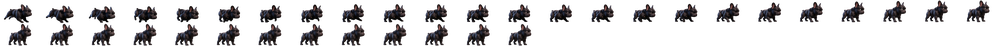
#> input picture bulldog3/stop-v3-lab/assets/stop.png, 1000 x 47 px, shrunk from 4272 x 200 before the run
$ python seam_check.py
#> lines starting #> are read from the running program, lines starting #| are printed output that depends on the picture; after the words box and inside, x2 and y2 are one past the last pixel; in counts of white or black regions, pixels touching at a corner belong together
#!/usr/bin/env python3
"""Compare atlas boundary frames for ROLL variant B; visual playback remains decisive."""
import json
from pathlib import Path
import numpy as np
from PIL import Image

ROOT=Path(__file__).resolve().parent
PATHS={
    'STOP':ROOT.parent/'stop-v3-lab/assets/stop.png',
    'START':ROOT.parent/'race-start-v3-lab/assets/rocky-start.png',
    'A':ROOT.parent/'roll-v3-lab/assets/rocky-roll.png',
    'B':ROOT/'assets/rocky-roll-B.png',
}
PAIRS=[('STOP',36,'A',0),('STOP',36,'B',0),('B',7,'B',8),
       ('B',13,'B',14),('B',127,'B',128),('B',128,'B',129),
       ('A',112,'A',113),('B',144,'START',0)]

def tile(name,n):
#> called with name = 'STOP', n = 36
    im=Image.open(PATHS[name]).convert('RGBA')
#> im is the input picture: PIL image 1000x47 RGBA; mean R, G, B, A 13.5, 12, 13.6, 49.5
    return np.asarray(im.crop(((n%24)*178,(n//24)*100,(n%24+1)*178,(n//24+1)*100)))
#> returned value: shape (100, 178, 4); every value is 0
#> call 2 of tile, with name = 'A', n = 0
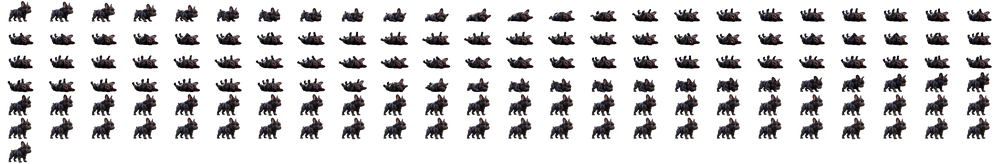
#> input picture bulldog3/roll-v3-lab/assets/rocky-roll.png, 1000 x 164 px, shrunk from 4272 x 700 before the run
#> in tile, im is the input picture: PIL image 1000x164 RGBA; mean R, G, B, A 14, 12, 13.4, 49.8

def metric(a,b):
    aa=a[:,:,3]>127;bb=b[:,:,3]>127;both=aa&bb
#> after `aa = a[:, :, 3] > 127`: aa: shape (100, 178) bool; every value is 0
#> after `bb = b[:, :, 3] > 127`:
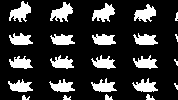
#> bb: shape (100, 178) bool; 19.7% white; 24 white regions (4 under 20 px), largest, box (x1, y1, x2, y2) and area: (9, 1, 31, 22) 248, (50, 2, 73, 22) 248, (92, 3, 115, 22) 242
    ya,xa=np.nonzero(aa);yb,xb=np.nonzero(bb)
#> after `ya, xa = np.nonzero(aa)`: ya = empty array; xa = empty array
#> after `yb, xb = np.nonzero(bb)`: yb = 3504 values from 1 to 99; xb = 3504 values, max 177 at index 476, min 8 at index 2606, mean 84.47
    return {'silhouetteIoU':round(float(both.sum()/max((aa|bb).sum(),1)),4),
            'centroidDeltaPx':[round(float(xb.mean()-xa.mean()),2),round(float(yb.mean()-ya.mean()),2)],
            'opaqueRGBMeanAbsError':round(float(np.abs(a[:,:,:3].astype(float)-b[:,:,:3].astype(float))[both].mean()),2) if both.any() else None}

data={f'{a} #{i} → {b} #{j}':metric(tile(a,i),tile(b,j)) for a,i,b,j in PAIRS}
#> call 4 of tile, with name = 'B', n = 0
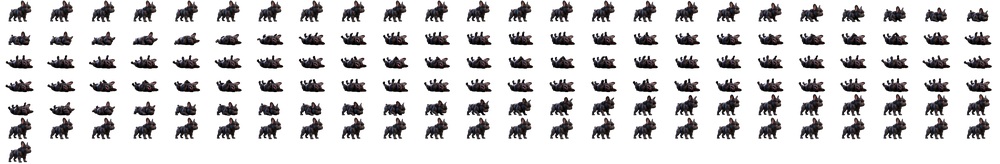
#> input picture bulldog3/roll-v3-rhythm-review/assets/rocky-roll-B.png, 1000 x 164 px, shrunk from 4272 x 700 before the run
#> in tile, im is the input picture: PIL image 1000x164 RGBA; mean R, G, B, A 13.9, 11.9, 13.2, 49.8
#> in metric (call 2), `bb = b[:, :, 3] > 127`:
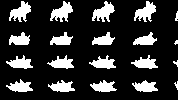
#> bb: shape (100, 178) bool; 19% white; 20 white regions (3 under 20 px), largest, box (x1, y1, x2, y2) and area: (92, 1, 115, 22) 255, (50, 1, 73, 22) 254, (9, 1, 31, 22) 249
#> in metric (call 2), `yb, xb = np.nonzero(bb)`: yb = 3389 values from 1 to 91; xb = 3389 values, max 177 at index 487, min 6 at index 1945, mean 84.02
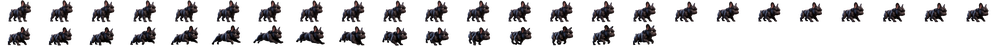
#> input picture bulldog3/race-start-v3-lab/assets/rocky-start.png, 1000 x 47 px, shrunk from 4272 x 200 before the run
#> in tile, im is the input picture: PIL image 1000x47 RGBA; mean R, G, B, A 14.4, 12.5, 14.3, 54.5
#> in tile (call 16), `return np.asarray(im.crop(((n%24)*178,(n//24)*100,(n%24+1)*178,(n//24+..`:
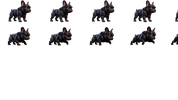
#> returned value: shape (100, 178, 4); mean of channels 0, 1, 2, 3 7.9, 6.9, 8, 29.4; transparent parts drawn white
#> in metric (call 8), `bb = b[:, :, 3] > 127`:
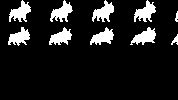
#> bb: shape (100, 178) bool; 11.5% white; 10 white regions, largest, box (x1, y1, x2, y2) and area: (92, 0, 114, 22) 258, (9, 0, 31, 22) 257, (134, 0, 156, 22) 257
#> in metric (call 8), `yb, xb = np.nonzero(bb)`: yb = 2050 values from 0 to 45; xb = 2050 values, max 177 at index 486, min 8 at index 1837, mean 85.32
#> data = 8 items
(ROOT/'seam_metrics.json').write_text(json.dumps(data,indent=2)+'\n')
print(json.dumps(data,indent=2))
#> (printed output is left out)
